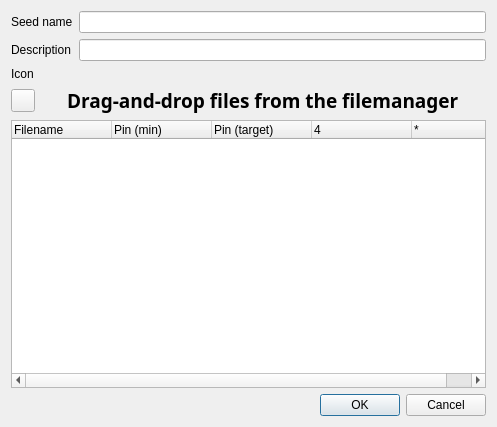
<?xml version="1.0" encoding="UTF-8"?>
<ui version="4.0">
 <class>NewSeedDialog</class>
 <widget class="QDialog" name="NewSeedDialog">
  <property name="geometry">
   <rect>
    <x>0</x>
    <y>0</y>
    <width>497</width>
    <height>427</height>
   </rect>
  </property>
  <property name="windowTitle">
   <string>New seed</string>
  </property>
  <layout class="QGridLayout" name="gridLayout_2">
   <item row="3" column="0">
    <widget class="QDialogButtonBox" name="buttonBox">
     <property name="standardButtons">
      <set>QDialogButtonBox::Cancel|QDialogButtonBox::Ok</set>
     </property>
    </widget>
   </item>
   <item row="2" column="0">
    <layout class="QVBoxLayout" name="bLayout">
     <item>
      <layout class="QHBoxLayout" name="horizontalLayout">
       <item>
        <widget class="QToolButton" name="fromClipboardButton">
         <property name="toolTip">
          <string>Load file from clipboard</string>
         </property>
         <property name="text">
          <string/>
         </property>
         <property name="icon">
          <iconset resource="galacteek.qrc">
           <normaloff>:/share/icons/clipboard.png</normaloff>:/share/icons/clipboard.png</iconset>
         </property>
        </widget>
       </item>
       <item alignment="Qt::AlignHCenter">
        <widget class="QLabel" name="labelDrop">
         <property name="font">
          <font>
           <family>Lucida</family>
           <pointsize>14</pointsize>
           <weight>75</weight>
           <bold>true</bold>
          </font>
         </property>
         <property name="text">
          <string>&lt;html&gt;&lt;head/&gt;&lt;body&gt;&lt;p&gt;Drag-and-drop files from the filemanager&lt;/p&gt;&lt;/body&gt;&lt;/html&gt;</string>
         </property>
         <property name="textFormat">
          <enum>Qt::RichText</enum>
         </property>
         <property name="margin">
          <number>10</number>
         </property>
        </widget>
       </item>
      </layout>
     </item>
     <item>
      <widget class="QTreeWidget" name="files">
       <property name="acceptDrops">
        <bool>true</bool>
       </property>
       <property name="dragDropMode">
        <enum>QAbstractItemView::DropOnly</enum>
       </property>
       <property name="columnCount">
        <number>5</number>
       </property>
       <attribute name="headerMinimumSectionSize">
        <number>50</number>
       </attribute>
       <attribute name="headerStretchLastSection">
        <bool>true</bool>
       </attribute>
       <column>
        <property name="text">
         <string>Filename</string>
        </property>
       </column>
       <column>
        <property name="text">
         <string>Pin (min)</string>
        </property>
       </column>
       <column>
        <property name="text">
         <string>Pin (target)</string>
        </property>
       </column>
       <column>
        <property name="text">
         <string/>
        </property>
       </column>
       <column>
        <property name="text">
         <string>*</string>
        </property>
       </column>
      </widget>
     </item>
    </layout>
   </item>
   <item row="0" column="0">
    <layout class="QGridLayout" name="gridLayout">
     <item row="0" column="0">
      <widget class="QLabel" name="label">
       <property name="text">
        <string>Seed name</string>
       </property>
      </widget>
     </item>
     <item row="0" column="1">
      <widget class="QLineEdit" name="name">
       <property name="maxLength">
        <number>128</number>
       </property>
      </widget>
     </item>
     <item row="1" column="0">
      <widget class="QLabel" name="label_4">
       <property name="text">
        <string>Description</string>
       </property>
      </widget>
     </item>
     <item row="2" column="0">
      <widget class="QLabel" name="label_3">
       <property name="text">
        <string>Icon</string>
       </property>
      </widget>
     </item>
     <item row="1" column="1">
      <widget class="QLineEdit" name="description">
       <property name="maxLength">
        <number>128</number>
       </property>
      </widget>
     </item>
    </layout>
   </item>
  </layout>
 </widget>
 <resources>
  <include location="galacteek.qrc"/>
 </resources>
 <connections/>
</ui>
